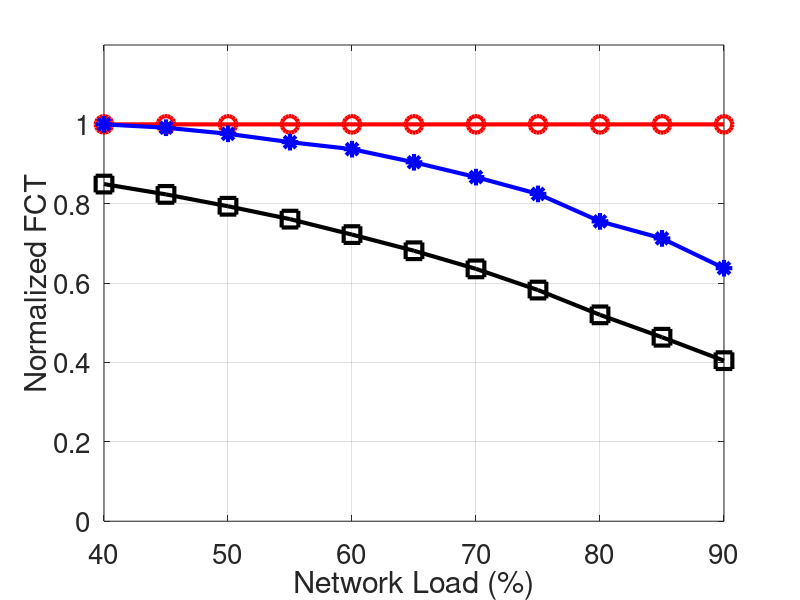

Source code (MATLAB):
clear
clc

x=[
0.4,
0.45,
0.5,
0.55,
0.6,
0.65,
0.7,
0.75,
0.8,
0.85,
0.9
];

k_80=[
1
1
1
1
1
1
1
1
1
1
1
];

k_22=[
0.849557522
0.823529412
0.793650794
0.76119403
0.722222222
0.681528662
0.63583815
0.582474227
0.52
0.463601533
0.404530744
];

bcc=[
1
0.991596639
0.976190476
0.955223881
0.9375
0.904458599
0.867052023
0.824742268
0.755555556
0.712643678
0.637540453
];

figure(1);
width=900;
height=480;
left=100;
bottem=0;

plot(x * 100,k_80,'-ro','LineWidth',3,...
    'MarkerSize',12);
hold on;
plot(x * 100,k_22,'-ks','LineWidth',3,...
    'MarkerSize',12);
hold on;
plot(x * 100,bcc,'-b*','LineWidth',3,...
    'MarkerSize',12);
hold on;

xlabel('Network Load (%)','FontSize', 20)
ylabel('Normalized FCT','FontSize', 20);
set(gca, 'FontSize', 20, 'xtick',[40,50,60,70,80,90]); % set font size of tick labels
axis([40,90,0,1.2]);
grid on;
hold off;